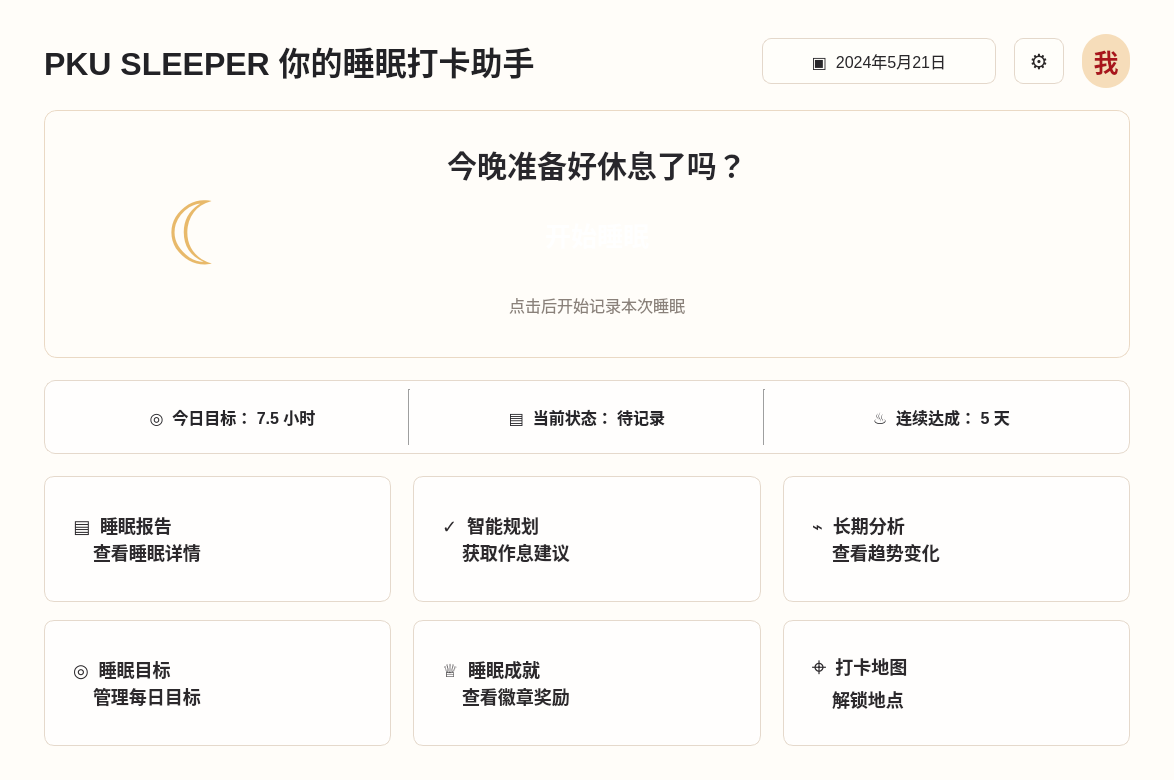
<?xml version="1.0" encoding="UTF-8"?>
<ui version="4.0">
 <class>Form</class>
 <widget class="QWidget" name="Form">
  <property name="geometry">
   <rect>
    <x>0</x>
    <y>0</y>
    <width>1174</width>
    <height>780</height>
   </rect>
  </property>
  <property name="minimumSize">
   <size>
    <width>900</width>
    <height>620</height>
   </size>
  </property>
  <property name="windowTitle">
   <string>首页</string>
  </property>
  <property name="styleSheet">
   <string notr="true">#Form {
    background: #fffdf9;
    color: #25252a;
    font-family: &quot;Microsoft YaHei UI&quot;, &quot;Microsoft YaHei&quot;, sans-serif;
}

QLabel {
    color: #25252a;
    font-family: &quot;Microsoft YaHei UI&quot;, &quot;Microsoft YaHei&quot;, sans-serif;
}

#label {
    color: #222226;
    font-size: 32px;
    font-weight: 800;
}

#dateButton {
    min-width: 196px;
    min-height: 44px;
    padding: 0 18px;
    border: 1px solid #e4d8cb;
    border-radius: 9px;
    background: #fffefa;
    color: #29272a;
    font-size: 16px;
    text-align: center;
}

#dateButton:hover,
#settingsButton:hover {
    border-color: #cfb99c;
    background: #fff8ed;
}

#settingsButton {
    min-width: 48px;
    min-height: 44px;
    border: 1px solid #e4d8cb;
    border-radius: 9px;
    background: #fffefa;
    color: #2b2828;
    font-size: 21px;
}

#avatarLabel {
    min-width: 48px;
    min-height: 48px;
    border-radius: 24px;
    background: #f6ddba;
    color: #a9141c;
    font-size: 25px;
    font-weight: 700;
}

#frame {
    background: qlineargradient(x1:0, y1:0, x2:1, y2:1,
        stop:0 #fffefd, stop:0.55 #fff8ef, stop:1 #fffaf3);
    border: 1px solid #ead9c5;
    border-radius: 13px;
}

#moonLabel {
    color: #e8b96a;
    font-size: 88px;
    font-family: &quot;Segoe UI Symbol&quot;, &quot;Microsoft YaHei UI&quot;;
}

#label_2 {
    color: #28272c;
    font-size: 30px;
    font-weight: 800;
}

#pushButton_8 {
    min-width: 300px;
    min-height: 58px;
    padding: 0 36px;
    border: none;
    border-radius: 11px;
    background: qlineargradient(x1:0, y1:0, x2:0, y2:1,
        stop:0 #c91d25, stop:1 #aa121a);
    color: #ffffff;
    font-size: 26px;
    font-weight: 800;
}

#pushButton_8:hover {
    background: qlineargradient(x1:0, y1:0, x2:0, y2:1,
        stop:0 #d72a31, stop:1 #b8151d);
}

#pushButton_8:pressed {
    background: #951017;
}

#label_3 {
    color: #8a817a;
    font-size: 16px;
}

#frame_2 {
    background: #fffefd;
    border: 1px solid #e5d9cc;
    border-radius: 11px;
}

#label_4,
#label_5,
#label_6 {
    color: #27262a;
    font-size: 16px;
    font-weight: 600;
}

Line {
    color: #e2d5c8;
    background: #e2d5c8;
}

#pushButton_2,
#pushButton_3,
#pushButton_4,
#pushButton_5,
#pushButton_6,
#pushButton_7 {
    min-height: 96px;
    padding: 14px 22px 14px 28px;
    border: 1px solid #e5d9cc;
    border-radius: 10px;
    background: #fffefd;
    color: #2c292c;
    font-size: 18px;
    font-weight: 700;
    text-align: left;
}

#pushButton_2:hover,
#pushButton_3:hover,
#pushButton_4:hover,
#pushButton_5:hover,
#pushButton_6:hover,
#pushButton_7:hover {
    border-color: #d7bea0;
    background: #fff8ee;
}

#pushButton_2:pressed,
#pushButton_3:pressed,
#pushButton_4:pressed,
#pushButton_5:pressed,
#pushButton_6:pressed,
#pushButton_7:pressed {
    background: #f9eddf;
}</string>
  </property>
  <layout class="QVBoxLayout" name="verticalLayout" stretch="0,2,0,2">
   <property name="spacing">
    <number>22</number>
   </property>
   <property name="leftMargin">
    <number>44</number>
   </property>
   <property name="topMargin">
    <number>34</number>
   </property>
   <property name="rightMargin">
    <number>44</number>
   </property>
   <property name="bottomMargin">
    <number>34</number>
   </property>
   <item>
    <layout class="QHBoxLayout" name="horizontalLayout">
     <property name="spacing">
      <number>18</number>
     </property>
     <item>
      <widget class="QLabel" name="label">
       <property name="minimumSize">
        <size>
         <width>140</width>
         <height>54</height>
        </size>
       </property>
       <property name="text">
        <string>PKU SLEEPER 你的睡眠打卡助手</string>
       </property>
       <property name="alignment">
        <set>Qt::AlignmentFlag::AlignLeading|Qt::AlignmentFlag::AlignLeft|Qt::AlignmentFlag::AlignVCenter</set>
       </property>
      </widget>
     </item>
     <item>
      <spacer name="horizontalSpacer">
       <property name="orientation">
        <enum>Qt::Orientation::Horizontal</enum>
       </property>
       <property name="sizeHint" stdset="0">
        <size>
         <width>40</width>
         <height>20</height>
        </size>
       </property>
      </spacer>
     </item>
     <item>
      <widget class="QPushButton" name="dateButton">
       <property name="minimumSize">
        <size>
         <width>234</width>
         <height>46</height>
        </size>
       </property>
       <property name="text">
        <string>▣  2024年5月21日</string>
       </property>
      </widget>
     </item>
     <item>
      <widget class="QPushButton" name="settingsButton">
       <property name="minimumSize">
        <size>
         <width>50</width>
         <height>46</height>
        </size>
       </property>
       <property name="text">
        <string>⚙</string>
       </property>
      </widget>
     </item>
     <item>
      <widget class="QLabel" name="avatarLabel">
       <property name="minimumSize">
        <size>
         <width>48</width>
         <height>48</height>
        </size>
       </property>
       <property name="text">
        <string>我</string>
       </property>
       <property name="alignment">
        <set>Qt::AlignmentFlag::AlignCenter</set>
       </property>
      </widget>
     </item>
    </layout>
   </item>
   <item>
    <widget class="QFrame" name="frame">
     <property name="minimumSize">
      <size>
       <width>0</width>
       <height>188</height>
      </size>
     </property>
     <property name="frameShape">
      <enum>QFrame::Shape::NoFrame</enum>
     </property>
     <property name="frameShadow">
      <enum>QFrame::Shadow::Plain</enum>
     </property>
     <layout class="QHBoxLayout" name="heroLayout" stretch="1,2,1">
      <property name="spacing">
       <number>20</number>
      </property>
      <property name="leftMargin">
       <number>34</number>
      </property>
      <property name="topMargin">
       <number>24</number>
      </property>
      <property name="rightMargin">
       <number>34</number>
      </property>
      <property name="bottomMargin">
       <number>24</number>
      </property>
      <item>
       <widget class="QLabel" name="moonLabel">
        <property name="text">
         <string>☾</string>
        </property>
        <property name="alignment">
         <set>Qt::AlignmentFlag::AlignCenter</set>
        </property>
       </widget>
      </item>
      <item>
       <layout class="QVBoxLayout" name="verticalLayout_2">
        <property name="spacing">
         <number>13</number>
        </property>
        <item>
         <widget class="QLabel" name="label_2">
          <property name="text">
           <string>今晚准备好休息了吗？</string>
          </property>
          <property name="alignment">
           <set>Qt::AlignmentFlag::AlignCenter</set>
          </property>
         </widget>
        </item>
        <item>
         <widget class="QPushButton" name="pushButton_8">
          <property name="minimumSize">
           <size>
            <width>372</width>
            <height>58</height>
           </size>
          </property>
          <property name="text">
           <string>开始睡眠</string>
          </property>
         </widget>
        </item>
        <item>
         <widget class="QLabel" name="label_3">
          <property name="text">
           <string>点击后开始记录本次睡眠</string>
          </property>
          <property name="alignment">
           <set>Qt::AlignmentFlag::AlignCenter</set>
          </property>
         </widget>
        </item>
       </layout>
      </item>
      <item>
       <spacer name="heroRightSpacer">
        <property name="orientation">
         <enum>Qt::Orientation::Horizontal</enum>
        </property>
        <property name="sizeHint" stdset="0">
         <size>
          <width>120</width>
          <height>20</height>
         </size>
        </property>
       </spacer>
      </item>
     </layout>
    </widget>
   </item>
   <item>
    <widget class="QFrame" name="frame_2">
     <property name="minimumSize">
      <size>
       <width>0</width>
       <height>74</height>
      </size>
     </property>
     <property name="frameShape">
      <enum>QFrame::Shape::NoFrame</enum>
     </property>
     <property name="frameShadow">
      <enum>QFrame::Shadow::Plain</enum>
     </property>
     <layout class="QHBoxLayout" name="horizontalLayout_2">
      <property name="spacing">
       <number>20</number>
      </property>
      <property name="leftMargin">
       <number>32</number>
      </property>
      <property name="topMargin">
       <number>8</number>
      </property>
      <property name="rightMargin">
       <number>32</number>
      </property>
      <property name="bottomMargin">
       <number>8</number>
      </property>
      <item>
       <widget class="QLabel" name="label_4">
        <property name="text">
         <string>◎  今日目标： 7.5 小时</string>
        </property>
        <property name="alignment">
         <set>Qt::AlignmentFlag::AlignCenter</set>
        </property>
       </widget>
      </item>
      <item>
       <widget class="Line" name="line">
        <property name="orientation">
         <enum>Qt::Orientation::Vertical</enum>
        </property>
       </widget>
      </item>
      <item>
       <widget class="QLabel" name="label_5">
        <property name="text">
         <string>▤  当前状态： 待记录</string>
        </property>
        <property name="alignment">
         <set>Qt::AlignmentFlag::AlignCenter</set>
        </property>
       </widget>
      </item>
      <item>
       <widget class="Line" name="line_2">
        <property name="orientation">
         <enum>Qt::Orientation::Vertical</enum>
        </property>
       </widget>
      </item>
      <item>
       <widget class="QLabel" name="label_6">
        <property name="text">
         <string>♨  连续达成： 5 天</string>
        </property>
        <property name="alignment">
         <set>Qt::AlignmentFlag::AlignCenter</set>
        </property>
       </widget>
      </item>
     </layout>
    </widget>
   </item>
   <item>
    <layout class="QGridLayout" name="gridLayout">
     <property name="horizontalSpacing">
      <number>22</number>
     </property>
     <property name="verticalSpacing">
      <number>18</number>
     </property>
     <item row="0" column="0">
      <widget class="QPushButton" name="pushButton_2">
       <property name="minimumSize">
        <size>
         <width>0</width>
         <height>126</height>
        </size>
       </property>
       <property name="text">
        <string>▤  睡眠报告
    查看睡眠详情</string>
       </property>
      </widget>
     </item>
     <item row="0" column="1">
      <widget class="QPushButton" name="pushButton_3">
       <property name="minimumSize">
        <size>
         <width>0</width>
         <height>126</height>
        </size>
       </property>
       <property name="text">
        <string>✓  智能规划
    获取作息建议</string>
       </property>
      </widget>
     </item>
     <item row="0" column="2">
      <widget class="QPushButton" name="pushButton_6">
       <property name="minimumSize">
        <size>
         <width>0</width>
         <height>126</height>
        </size>
       </property>
       <property name="text">
        <string>⌁  长期分析
    查看趋势变化</string>
       </property>
      </widget>
     </item>
     <item row="1" column="0">
      <widget class="QPushButton" name="pushButton_5">
       <property name="minimumSize">
        <size>
         <width>0</width>
         <height>126</height>
        </size>
       </property>
       <property name="text">
        <string>◎  睡眠目标
    管理每日目标</string>
       </property>
      </widget>
     </item>
     <item row="1" column="1">
      <widget class="QPushButton" name="pushButton_7">
       <property name="minimumSize">
        <size>
         <width>0</width>
         <height>126</height>
        </size>
       </property>
       <property name="text">
        <string>♕  睡眠成就
    查看徽章奖励</string>
       </property>
      </widget>
     </item>
     <item row="1" column="2">
      <widget class="QPushButton" name="pushButton_4">
       <property name="minimumSize">
        <size>
         <width>0</width>
         <height>126</height>
        </size>
       </property>
       <property name="text">
        <string>⌖  打卡地图
    解锁地点</string>
       </property>
      </widget>
     </item>
    </layout>
   </item>
  </layout>
 </widget>
 <resources/>
 <connections/>
</ui>
